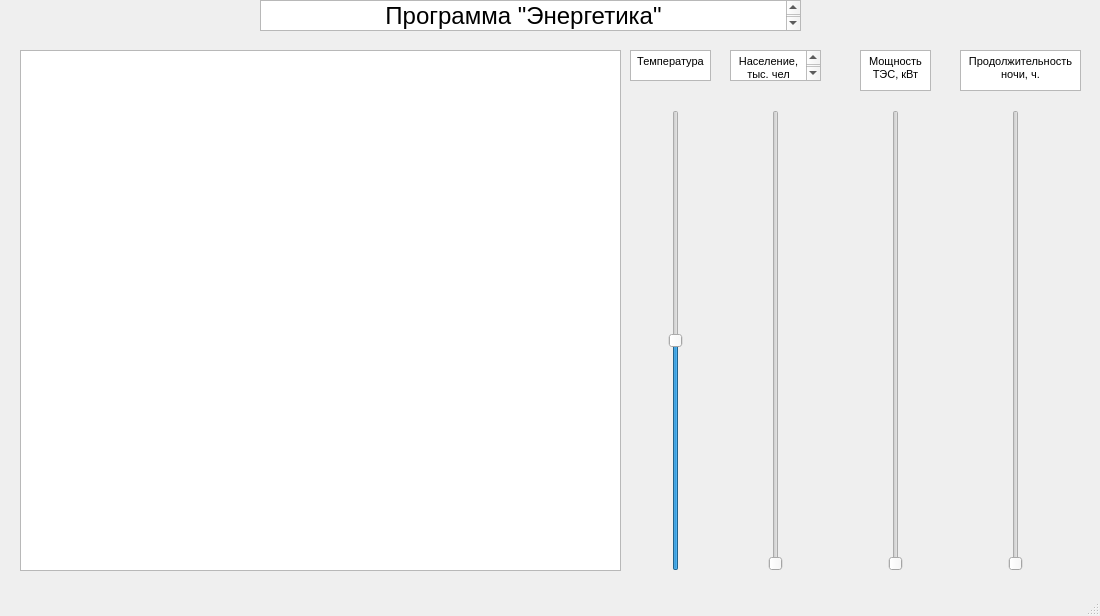
<?xml version="1.0" encoding="UTF-8"?>
<ui version="4.0">
 <class>MainWindow</class>
 <widget class="QMainWindow" name="MainWindow">
  <property name="geometry">
   <rect>
    <x>0</x>
    <y>0</y>
    <width>1100</width>
    <height>616</height>
   </rect>
  </property>
  <property name="windowTitle">
   <string>MainWindow</string>
  </property>
  <widget class="QWidget" name="centralwidget">
   <widget class="QTextEdit" name="textEdit">
    <property name="geometry">
     <rect>
      <x>260</x>
      <y>0</y>
      <width>541</width>
      <height>31</height>
     </rect>
    </property>
    <property name="html">
     <string>&lt;!DOCTYPE HTML PUBLIC &quot;-//W3C//DTD HTML 4.0//EN&quot; &quot;http://www.w3.org/TR/REC-html40/strict.dtd&quot;&gt;
&lt;html&gt;&lt;head&gt;&lt;meta name=&quot;qrichtext&quot; content=&quot;1&quot; /&gt;&lt;style type=&quot;text/css&quot;&gt;
p, li { white-space: pre-wrap; }
&lt;/style&gt;&lt;/head&gt;&lt;body style=&quot; font-family:'MS Shell Dlg 2'; font-size:8.25pt; font-weight:400; font-style:normal;&quot;&gt;
&lt;p align=&quot;center&quot; style=&quot; margin-top:0px; margin-bottom:0px; margin-left:0px; margin-right:0px; -qt-block-indent:0; text-indent:0px;&quot;&gt;&lt;span style=&quot; font-size:18pt;&quot;&gt;Программа &amp;quot;Энергетика&amp;quot;&lt;/span&gt;&lt;/p&gt;&lt;/body&gt;&lt;/html&gt;</string>
    </property>
   </widget>
   <widget class="QGraphicsView" name="graphicsView">
    <property name="geometry">
     <rect>
      <x>20</x>
      <y>50</y>
      <width>601</width>
      <height>521</height>
     </rect>
    </property>
   </widget>
   <widget class="QSlider" name="verticalSlider">
    <property name="geometry">
     <rect>
      <x>660</x>
      <y>110</y>
      <width>31</width>
      <height>461</height>
     </rect>
    </property>
    <property name="minimum">
     <number>-50</number>
    </property>
    <property name="maximum">
     <number>50</number>
    </property>
    <property name="orientation">
     <enum>Qt::Vertical</enum>
    </property>
   </widget>
   <widget class="QTextEdit" name="textEdit_2">
    <property name="geometry">
     <rect>
      <x>630</x>
      <y>50</y>
      <width>81</width>
      <height>31</height>
     </rect>
    </property>
    <property name="html">
     <string>&lt;!DOCTYPE HTML PUBLIC &quot;-//W3C//DTD HTML 4.0//EN&quot; &quot;http://www.w3.org/TR/REC-html40/strict.dtd&quot;&gt;
&lt;html&gt;&lt;head&gt;&lt;meta name=&quot;qrichtext&quot; content=&quot;1&quot; /&gt;&lt;style type=&quot;text/css&quot;&gt;
p, li { white-space: pre-wrap; }
&lt;/style&gt;&lt;/head&gt;&lt;body style=&quot; font-family:'MS Shell Dlg 2'; font-size:8.25pt; font-weight:400; font-style:normal;&quot;&gt;
&lt;p align=&quot;center&quot; style=&quot; margin-top:0px; margin-bottom:0px; margin-left:0px; margin-right:0px; -qt-block-indent:0; text-indent:0px;&quot;&gt;Температура&lt;/p&gt;&lt;/body&gt;&lt;/html&gt;</string>
    </property>
   </widget>
   <widget class="QSlider" name="verticalSlider_2">
    <property name="geometry">
     <rect>
      <x>760</x>
      <y>110</y>
      <width>31</width>
      <height>461</height>
     </rect>
    </property>
    <property name="minimum">
     <number>1</number>
    </property>
    <property name="maximum">
     <number>100</number>
    </property>
    <property name="orientation">
     <enum>Qt::Vertical</enum>
    </property>
   </widget>
   <widget class="QTextEdit" name="textEdit_3">
    <property name="geometry">
     <rect>
      <x>730</x>
      <y>50</y>
      <width>91</width>
      <height>31</height>
     </rect>
    </property>
    <property name="html">
     <string>&lt;!DOCTYPE HTML PUBLIC &quot;-//W3C//DTD HTML 4.0//EN&quot; &quot;http://www.w3.org/TR/REC-html40/strict.dtd&quot;&gt;
&lt;html&gt;&lt;head&gt;&lt;meta name=&quot;qrichtext&quot; content=&quot;1&quot; /&gt;&lt;style type=&quot;text/css&quot;&gt;
p, li { white-space: pre-wrap; }
&lt;/style&gt;&lt;/head&gt;&lt;body style=&quot; font-family:'MS Shell Dlg 2'; font-size:8.25pt; font-weight:400; font-style:normal;&quot;&gt;
&lt;p align=&quot;center&quot; style=&quot; margin-top:0px; margin-bottom:0px; margin-left:0px; margin-right:0px; -qt-block-indent:0; text-indent:0px;&quot;&gt;Население, тыс. чел&lt;/p&gt;&lt;/body&gt;&lt;/html&gt;</string>
    </property>
   </widget>
   <widget class="QSlider" name="verticalSlider_3">
    <property name="geometry">
     <rect>
      <x>880</x>
      <y>110</y>
      <width>31</width>
      <height>461</height>
     </rect>
    </property>
    <property name="minimum">
     <number>100</number>
    </property>
    <property name="maximum">
     <number>150</number>
    </property>
    <property name="orientation">
     <enum>Qt::Vertical</enum>
    </property>
   </widget>
   <widget class="QSlider" name="verticalSlider_4">
    <property name="geometry">
     <rect>
      <x>1000</x>
      <y>110</y>
      <width>31</width>
      <height>461</height>
     </rect>
    </property>
    <property name="minimum">
     <number>6</number>
    </property>
    <property name="maximum">
     <number>12</number>
    </property>
    <property name="orientation">
     <enum>Qt::Vertical</enum>
    </property>
   </widget>
   <widget class="QTextEdit" name="textEdit_4">
    <property name="geometry">
     <rect>
      <x>860</x>
      <y>50</y>
      <width>71</width>
      <height>41</height>
     </rect>
    </property>
    <property name="html">
     <string>&lt;!DOCTYPE HTML PUBLIC &quot;-//W3C//DTD HTML 4.0//EN&quot; &quot;http://www.w3.org/TR/REC-html40/strict.dtd&quot;&gt;
&lt;html&gt;&lt;head&gt;&lt;meta name=&quot;qrichtext&quot; content=&quot;1&quot; /&gt;&lt;style type=&quot;text/css&quot;&gt;
p, li { white-space: pre-wrap; }
&lt;/style&gt;&lt;/head&gt;&lt;body style=&quot; font-family:'MS Shell Dlg 2'; font-size:8.25pt; font-weight:400; font-style:normal;&quot;&gt;
&lt;p align=&quot;center&quot; style=&quot; margin-top:0px; margin-bottom:0px; margin-left:0px; margin-right:0px; -qt-block-indent:0; text-indent:0px;&quot;&gt;Мощность ТЭС, кВт&lt;/p&gt;&lt;/body&gt;&lt;/html&gt;</string>
    </property>
   </widget>
   <widget class="QTextEdit" name="textEdit_5">
    <property name="geometry">
     <rect>
      <x>960</x>
      <y>50</y>
      <width>121</width>
      <height>41</height>
     </rect>
    </property>
    <property name="html">
     <string>&lt;!DOCTYPE HTML PUBLIC &quot;-//W3C//DTD HTML 4.0//EN&quot; &quot;http://www.w3.org/TR/REC-html40/strict.dtd&quot;&gt;
&lt;html&gt;&lt;head&gt;&lt;meta name=&quot;qrichtext&quot; content=&quot;1&quot; /&gt;&lt;style type=&quot;text/css&quot;&gt;
p, li { white-space: pre-wrap; }
&lt;/style&gt;&lt;/head&gt;&lt;body style=&quot; font-family:'MS Shell Dlg 2'; font-size:8.25pt; font-weight:400; font-style:normal;&quot;&gt;
&lt;p align=&quot;center&quot; style=&quot; margin-top:0px; margin-bottom:0px; margin-left:0px; margin-right:0px; -qt-block-indent:0; text-indent:0px;&quot;&gt;Продолжительность ночи, ч.&lt;/p&gt;&lt;/body&gt;&lt;/html&gt;</string>
    </property>
   </widget>
  </widget>
  <widget class="QMenuBar" name="menubar">
   <property name="geometry">
    <rect>
     <x>0</x>
     <y>0</y>
     <width>1100</width>
     <height>21</height>
    </rect>
   </property>
  </widget>
  <widget class="QStatusBar" name="statusbar"/>
 </widget>
 <resources/>
 <connections/>
</ui>
